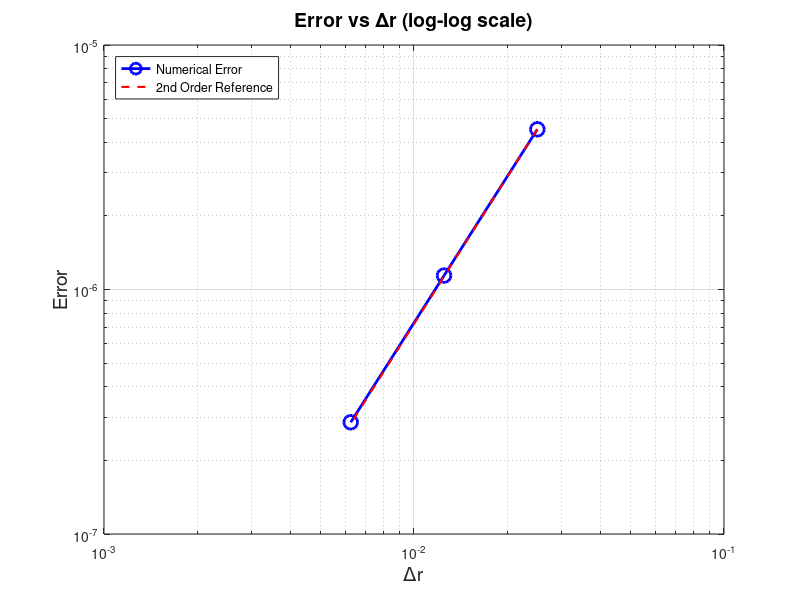
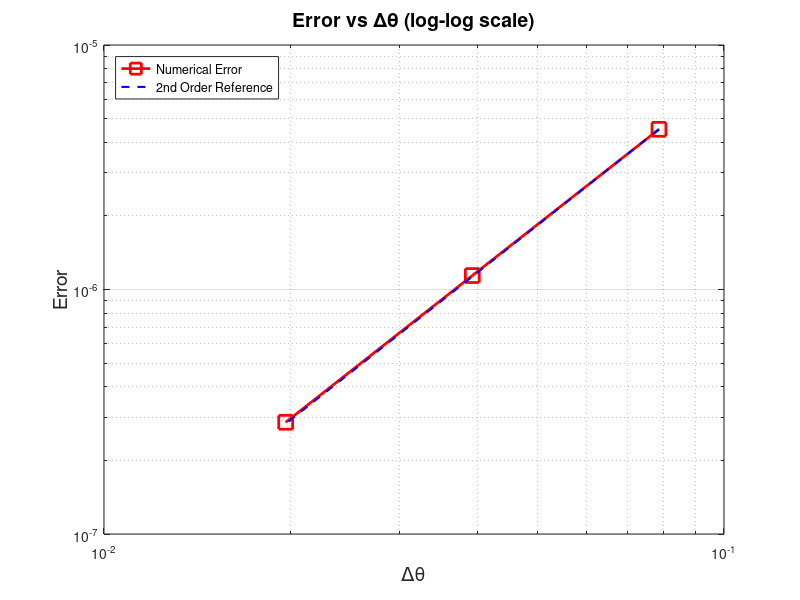
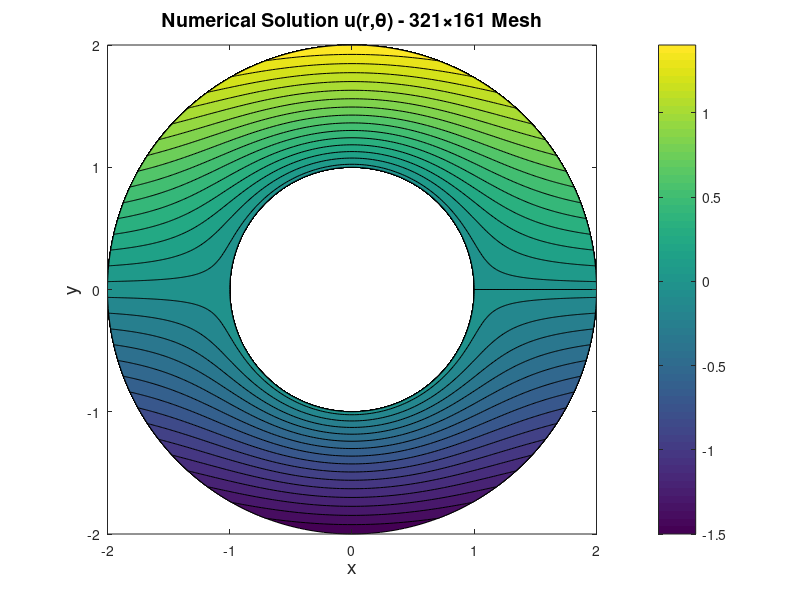
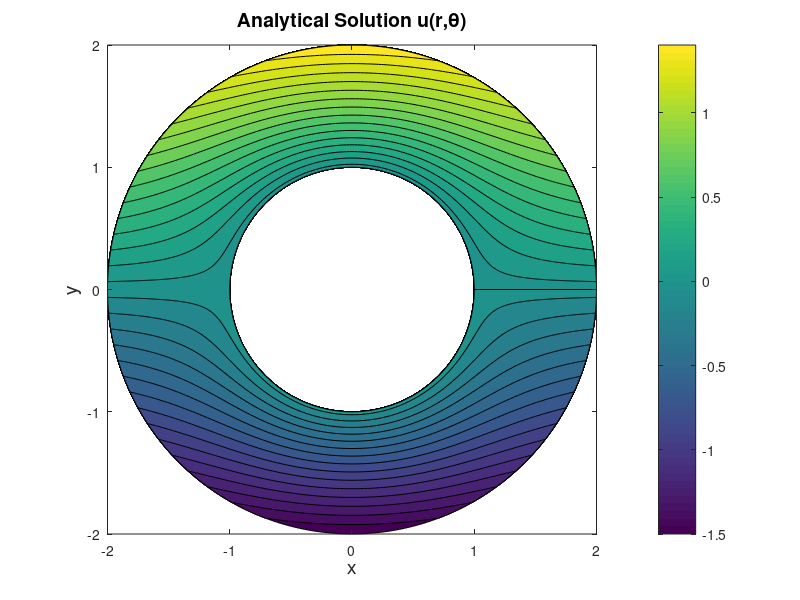

The MATLAB script that drew these images, in order:
%% Project 1: Laplace Equation Around a Cylinder
% Solves the 2D Laplace equation in polar coordinates using
% second-order finite differences and a direct solver (LU).
%
% PDE: (1/r)*d/dr(r*du/dr) + (1/r^2)*d2u/dtheta2 = 0
% Domain: theta in [0, 2*pi], r in [1, 2]
% Analytical solution: u(r,theta) = (r - 1/r)*sin(theta)
% BCs: u(1,theta) = 0,  u(2,theta) = (2 - 1/2)*sin(theta)

clear all;
close all;
clc;

%% ========== PART 1: Solve on three meshes ==========

Ntheta_list = [81, 161, 321];
Nr_list     = [41,  81, 161];
num_meshes  = 3;

errors     = zeros(num_meshes, 1);
dr_vals    = zeros(num_meshes, 1);
dtheta_vals = zeros(num_meshes, 1);

for mesh_idx = 1:num_meshes

    Ntheta = Ntheta_list(mesh_idx);
    Nr     = Nr_list(mesh_idx);

    dtheta = 2*pi / (Ntheta - 1);
    dr     = 1 / (Nr - 1);

    dr_vals(mesh_idx)    = dr;
    dtheta_vals(mesh_idx) = dtheta;

    % Build grid arrays
    theta = zeros(Ntheta, 1);
    for i = 1:Ntheta
        theta(i) = (i - 1) * dtheta;
    end

    r = zeros(Nr, 1);
    for j = 1:Nr
        r(j) = 1 + (j - 1) * dr;
    end

    Nt = Ntheta - 1;       % unique theta points (periodic)
    Nri = Nr - 2;           % interior r points (j=2 to Nr-1)
    N_unknowns = Nt * Nri;

    % Preallocate sparse matrix triplets
    nnz_est = 5 * N_unknowns;
    I_sp = zeros(nnz_est, 1);
    J_sp = zeros(nnz_est, 1);
    V_sp = zeros(nnz_est, 1);
    rhs  = zeros(N_unknowns, 1);
    cnt  = 0;

    for i = 1:Nt
        for k = 1:Nri
            j  = k + 1;
            rj = r(j);
            row = (i - 1)*Nri + k;

            % Second-order FD coefficients from the expanded Laplacian
            c_center = -2/dr^2 - 2/(rj^2 * dtheta^2);
            c_rm     =  1/dr^2 - 1/(2*rj*dr);
            c_rp     =  1/dr^2 + 1/(2*rj*dr);
            c_th     =  1/(rj^2 * dtheta^2);

            % center
            cnt = cnt + 1;
            I_sp(cnt) = row;  J_sp(cnt) = row;  V_sp(cnt) = c_center;

            % r-minus neighbor
            if j - 1 == 1
                % inner BC: u(r=1) = 0, nothing added
            else
                col = (i - 1)*Nri + (k - 1);
                cnt = cnt + 1;
                I_sp(cnt) = row;  J_sp(cnt) = col;  V_sp(cnt) = c_rm;
            end

            % r-plus neighbor
            if j + 1 == Nr
                u_bc = (2 - 0.5) * sin(theta(i));
                rhs(row) = rhs(row) - c_rp * u_bc;
            else
                col = (i - 1)*Nri + (k + 1);
                cnt = cnt + 1;
                I_sp(cnt) = row;  J_sp(cnt) = col;  V_sp(cnt) = c_rp;
            end

            % theta-minus (periodic)
            if i == 1
                i_m = Nt;
            else
                i_m = i - 1;
            end
            col = (i_m - 1)*Nri + k;
            cnt = cnt + 1;
            I_sp(cnt) = row;  J_sp(cnt) = col;  V_sp(cnt) = c_th;

            % theta-plus (periodic)
            if i == Nt
                i_p = 1;
            else
                i_p = i + 1;
            end
            col = (i_p - 1)*Nri + k;
            cnt = cnt + 1;
            I_sp(cnt) = row;  J_sp(cnt) = col;  V_sp(cnt) = c_th;
        end
    end

    I_sp = I_sp(1:cnt);
    J_sp = J_sp(1:cnt);
    V_sp = V_sp(1:cnt);

    A = sparse(I_sp, J_sp, V_sp, N_unknowns, N_unknowns);

    % Solve using direct solver (LU factorization)
    u_vec = A \ rhs;

    % Reconstruct full solution on the grid
    u_num   = zeros(Ntheta, Nr);
    u_exact = zeros(Ntheta, Nr);

    for i = 1:Ntheta
        u_num(i, 1)  = 0;
        u_num(i, Nr) = (2 - 0.5) * sin(theta(i));
    end

    for i = 1:Nt
        for k = 1:Nri
            idx = (i - 1)*Nri + k;
            u_num(i, k + 1) = u_vec(idx);
        end
    end
    u_num(Ntheta, :) = u_num(1, :);

    for i = 1:Ntheta
        for j = 1:Nr
            u_exact(i, j) = (r(j) - 1/r(j)) * sin(theta(i));
        end
    end

    % Error norm
    err_sum = 0;
    for i = 1:Ntheta
        for j = 1:Nr
            err_sum = err_sum + (u_num(i,j) - u_exact(i,j))^2;
        end
    end
    errors(mesh_idx) = sqrt(err_sum) / sqrt(Ntheta * Nr);

    fprintf('Mesh %d (%3d x %3d): dr = %.6f, dtheta = %.6f, Error = %.6e\n', ...
        mesh_idx, Ntheta, Nr, dr, dtheta, errors(mesh_idx));

    if mesh_idx == num_meshes
        u_finest     = u_num;
        u_ex_finest  = u_exact;
        theta_finest = theta;
        r_finest     = r;
    end
end

%% ========== PART 2: Convergence Rates ==========

fprintf('\n--- Spatial Convergence Rates ---\n');
for m = 2:num_meshes
    rate_r     = log(errors(m-1)/errors(m)) / log(dr_vals(m-1)/dr_vals(m));
    rate_theta = log(errors(m-1)/errors(m)) / log(dtheta_vals(m-1)/dtheta_vals(m));
    fprintf('Mesh %d -> %d:  rate (dr) = %.4f,  rate (dtheta) = %.4f\n', ...
        m-1, m, rate_r, rate_theta);
end

%% ========== PART 2: Log-Log Error Plots ==========

% Error vs dr
fig1 = figure(1);
loglog(dr_vals, errors, 'bo-', 'LineWidth', 2, 'MarkerSize', 10);
hold on;
ref2 = errors(1) * (dr_vals / dr_vals(1)).^2;
loglog(dr_vals, ref2, 'r--', 'LineWidth', 1.5);
xlabel('\Deltar', 'FontSize', 14);
ylabel('Error', 'FontSize', 14);
title('Error vs \Deltar (log-log scale)', 'FontSize', 14);
legend('Numerical Error', '2nd Order Reference', 'Location', 'NorthWest');
grid on;
hold off;
print(fig1, 'error_vs_dr', '-dpng', '-r300');

% Error vs dtheta
fig2 = figure(2);
loglog(dtheta_vals, errors, 'rs-', 'LineWidth', 2, 'MarkerSize', 10);
hold on;
ref2t = errors(1) * (dtheta_vals / dtheta_vals(1)).^2;
loglog(dtheta_vals, ref2t, 'b--', 'LineWidth', 1.5);
xlabel('\Delta\theta', 'FontSize', 14);
ylabel('Error', 'FontSize', 14);
title('Error vs \Delta\theta (log-log scale)', 'FontSize', 14);
legend('Numerical Error', '2nd Order Reference', 'Location', 'NorthWest');
grid on;
hold off;
print(fig2, 'error_vs_dtheta', '-dpng', '-r300');

%% ========== Contour Plots on Finest Mesh ==========

Ntheta_f = length(theta_finest);
Nr_f     = length(r_finest);

X = zeros(Ntheta_f, Nr_f);
Y = zeros(Ntheta_f, Nr_f);
for i = 1:Ntheta_f
    for j = 1:Nr_f
        X(i,j) = r_finest(j) * cos(theta_finest(i));
        Y(i,j) = r_finest(j) * sin(theta_finest(i));
    end
end

% Numerical solution contour
fig3 = figure(3);
contourf(X, Y, u_finest, 30);
colorbar;
xlabel('x', 'FontSize', 14);
ylabel('y', 'FontSize', 14);
title('Numerical Solution u(r,\theta) - 321\times161 Mesh', 'FontSize', 14);
axis equal;
print(fig3, 'numerical_solution', '-dpng', '-r300');

% Analytical solution contour
fig4 = figure(4);
contourf(X, Y, u_ex_finest, 30);
colorbar;
xlabel('x', 'FontSize', 14);
ylabel('y', 'FontSize', 14);
title('Analytical Solution u(r,\theta)', 'FontSize', 14);
axis equal;
print(fig4, 'analytical_solution', '-dpng', '-r300');

% Error distribution
fig5 = figure(5);
contourf(X, Y, abs(u_finest - u_ex_finest), 20);
colorbar;
xlabel('x', 'FontSize', 14);
ylabel('y', 'FontSize', 14);
title('|u_{num} - u_{exact}| on 321\times161 Mesh', 'FontSize', 14);
axis equal;
print(fig5, 'error_distribution', '-dpng', '-r300');

%% ========== BONUS: Interior of the Cylinder (0 <= r <= 1) ==========

fprintf('\n========== BONUS: Interior of Cylinder ==========\n');

Ntheta_in = 81;
Nr_in     = 41;

dtheta_in = 2*pi / (Ntheta_in - 1);
dr_in     = 1 / (Nr_in - 1);

theta_in = zeros(Ntheta_in, 1);
for i = 1:Ntheta_in
    theta_in(i) = (i - 1) * dtheta_in;
end

r_in = zeros(Nr_in, 1);
for j = 1:Nr_in
    r_in(j) = (j - 1) * dr_in;
end

Nt_in  = Ntheta_in - 1;
Nri_in = Nr_in - 2;
N_in = 1 + Nt_in * Nri_in;

nnz_in = 5 * N_in + Nt_in;
I_in = zeros(nnz_in, 1);
J_in = zeros(nnz_in, 1);
V_in = zeros(nnz_in, 1);
rhs_in = zeros(N_in, 1);
cnt_in = 0;

% Pole equation: u(r=0) = average of neighbors on first ring
cnt_in = cnt_in + 1;
I_in(cnt_in) = 1;  J_in(cnt_in) = 1;  V_in(cnt_in) = 1;

for i = 1:Nt_in
    col = 1 + (i - 1)*Nri_in + 1;
    cnt_in = cnt_in + 1;
    I_in(cnt_in) = 1;  J_in(cnt_in) = col;  V_in(cnt_in) = -1/Nt_in;
end

% Interior equations
for i = 1:Nt_in
    for k = 1:Nri_in
        j  = k + 1;
        rj = r_in(j);
        row = 1 + (i - 1)*Nri_in + k;

        c_center = -2/dr_in^2 - 2/(rj^2 * dtheta_in^2);
        c_rm     =  1/dr_in^2 - 1/(2*rj*dr_in);
        c_rp     =  1/dr_in^2 + 1/(2*rj*dr_in);
        c_th     =  1/(rj^2 * dtheta_in^2);

        cnt_in = cnt_in + 1;
        I_in(cnt_in) = row;  J_in(cnt_in) = row;  V_in(cnt_in) = c_center;

        if j - 1 == 1
            cnt_in = cnt_in + 1;
            I_in(cnt_in) = row;  J_in(cnt_in) = 1;  V_in(cnt_in) = c_rm;
        else
            col = 1 + (i - 1)*Nri_in + (k - 1);
            cnt_in = cnt_in + 1;
            I_in(cnt_in) = row;  J_in(cnt_in) = col;  V_in(cnt_in) = c_rm;
        end

        if j + 1 == Nr_in
            % u(r=1) = 0 -> nothing
        else
            col = 1 + (i - 1)*Nri_in + (k + 1);
            cnt_in = cnt_in + 1;
            I_in(cnt_in) = row;  J_in(cnt_in) = col;  V_in(cnt_in) = c_rp;
        end

        if i == 1
            i_m = Nt_in;
        else
            i_m = i - 1;
        end
        col = 1 + (i_m - 1)*Nri_in + k;
        cnt_in = cnt_in + 1;
        I_in(cnt_in) = row;  J_in(cnt_in) = col;  V_in(cnt_in) = c_th;

        if i == Nt_in
            i_p = 1;
        else
            i_p = i + 1;
        end
        col = 1 + (i_p - 1)*Nri_in + k;
        cnt_in = cnt_in + 1;
        I_in(cnt_in) = row;  J_in(cnt_in) = col;  V_in(cnt_in) = c_th;
    end
end

I_in = I_in(1:cnt_in);
J_in = J_in(1:cnt_in);
V_in = V_in(1:cnt_in);

A_in = sparse(I_in, J_in, V_in, N_in, N_in);
u_in_vec = A_in \ rhs_in;

% Reconstruct interior solution
u_interior = zeros(Ntheta_in, Nr_in);
for i = 1:Ntheta_in
    u_interior(i, 1) = u_in_vec(1);
end
for i = 1:Nt_in
    for k = 1:Nri_in
        idx = 1 + (i - 1)*Nri_in + k;
        u_interior(i, k + 1) = u_in_vec(idx);
    end
end
u_interior(Ntheta_in, :) = u_interior(1, :);

fprintf('Max |u| inside cylinder = %.6e\n', max(abs(u_interior(:))));

% Interior contour plot
X_in = zeros(Ntheta_in, Nr_in);
Y_in = zeros(Ntheta_in, Nr_in);
for i = 1:Ntheta_in
    for j = 1:Nr_in
        X_in(i,j) = r_in(j) * cos(theta_in(i));
        Y_in(i,j) = r_in(j) * sin(theta_in(i));
    end
end

fig6 = figure(6);
pcolor(X_in, Y_in, u_interior);
shading interp;
colorbar;
xlabel('x', 'FontSize', 14);
ylabel('y', 'FontSize', 14);
title('Interior Solution (0 \leq r \leq 1)', 'FontSize', 14);
axis equal;
print(fig6, 'interior_solution', '-dpng', '-r300');

fprintf('\nDone.\n');
